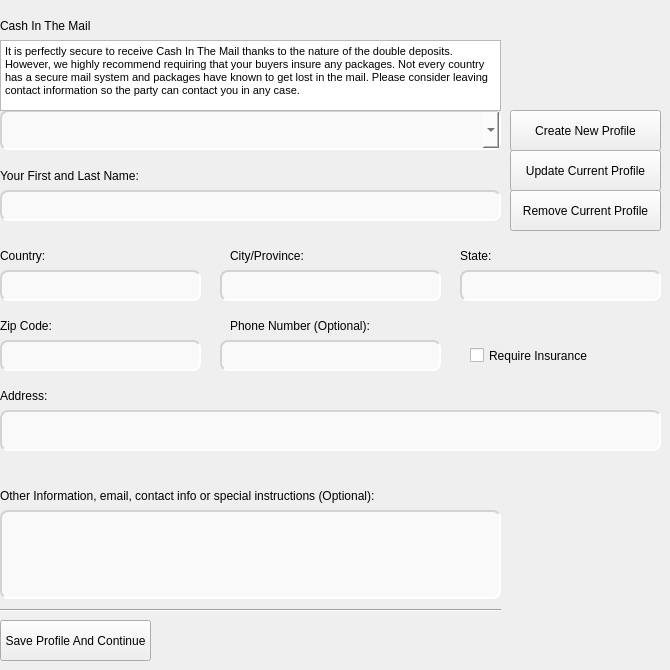
     <widget class="QWidget" name="page7">
      <widget class="QLabel" name="NameCashText">
       <property name="geometry">
        <rect>
         <x>0</x>
         <y>160</y>
         <width>361</width>
         <height>31</height>
        </rect>
       </property>
       <property name="styleSheet">
        <string notr="true">font: 12pt &quot;Arial&quot;;</string>
       </property>
       <property name="text">
        <string>Your First and Last Name:</string>
       </property>
      </widget>
      <widget class="QLabel" name="CountryCashText">
       <property name="geometry">
        <rect>
         <x>0</x>
         <y>240</y>
         <width>61</width>
         <height>31</height>
        </rect>
       </property>
       <property name="styleSheet">
        <string notr="true">font: 12pt &quot;Arial&quot;;</string>
       </property>
       <property name="text">
        <string>Country:</string>
       </property>
      </widget>
      <widget class="QLabel" name="CashMailText">
       <property name="geometry">
        <rect>
         <x>0</x>
         <y>0</y>
         <width>651</width>
         <height>51</height>
        </rect>
       </property>
       <property name="maximumSize">
        <size>
         <width>16777215</width>
         <height>75</height>
        </size>
       </property>
       <property name="styleSheet">
        <string notr="true">font: 22pt &quot;Arial&quot;;</string>
       </property>
       <property name="text">
        <string>Cash In The Mail</string>
       </property>
      </widget>
      <widget class="QLineEdit" name="NameCashBox">
       <property name="geometry">
        <rect>
         <x>0</x>
         <y>190</y>
         <width>501</width>
         <height>31</height>
        </rect>
       </property>
       <property name="styleSheet">
        <string notr="true">font: 14pt &quot;Arial&quot;;
color: #24282C;
background-color:rgba(251, 251, 251, 80%);
border-radius: 8px;
     border-style: inset;
border-width: 2px;
border-color: lightgrey;
</string>
       </property>
       <property name="text">
        <string/>
       </property>
      </widget>
      <widget class="QComboBox" name="CashMailSelect">
       <property name="geometry">
        <rect>
         <x>0</x>
         <y>110</y>
         <width>501</width>
         <height>40</height>
        </rect>
       </property>
       <property name="minimumSize">
        <size>
         <width>0</width>
         <height>40</height>
        </size>
       </property>
       <property name="maximumSize">
        <size>
         <width>16777215</width>
         <height>40</height>
        </size>
       </property>
       <property name="cursor">
        <cursorShape>PointingHandCursor</cursorShape>
       </property>
       <property name="styleSheet">
        <string notr="true">font: 12pt &quot;Arial&quot;;
color: #24282C;
background-color:rgba(251, 251, 251, 80%);
border-radius: 8px;
     border-style: inset;
border-width: 2px;
border-color: lightgrey;</string>
       </property>
      </widget>
      <widget class="QPushButton" name="Remove6">
       <property name="geometry">
        <rect>
         <x>510</x>
         <y>190</y>
         <width>151</width>
         <height>41</height>
        </rect>
       </property>
       <property name="text">
        <string>Remove Current Profile</string>
       </property>
      </widget>
      <widget class="QPushButton" name="Save6">
       <property name="geometry">
        <rect>
         <x>0</x>
         <y>620</y>
         <width>151</width>
         <height>41</height>
        </rect>
       </property>
       <property name="text">
        <string>Save Profile And Continue</string>
       </property>
      </widget>
      <widget class="QLineEdit" name="CityCashBox">
       <property name="geometry">
        <rect>
         <x>220</x>
         <y>270</y>
         <width>221</width>
         <height>31</height>
        </rect>
       </property>
       <property name="styleSheet">
        <string notr="true">font: 14pt &quot;Arial&quot;;
color: #24282C;
background-color:rgba(251, 251, 251, 80%);
border-radius: 8px;
     border-style: inset;
border-width: 2px;
border-color: lightgrey;
</string>
       </property>
       <property name="text">
        <string/>
       </property>
      </widget>
      <widget class="QLabel" name="OtherInfoCash">
       <property name="geometry">
        <rect>
         <x>0</x>
         <y>480</y>
         <width>501</width>
         <height>31</height>
        </rect>
       </property>
       <property name="styleSheet">
        <string notr="true">font: 12pt &quot;Arial&quot;;</string>
       </property>
       <property name="text">
        <string>Other Information, email, contact info or special instructions (Optional):</string>
       </property>
      </widget>
      <widget class="QLineEdit" name="StateCashBox">
       <property name="geometry">
        <rect>
         <x>460</x>
         <y>270</y>
         <width>201</width>
         <height>31</height>
        </rect>
       </property>
       <property name="styleSheet">
        <string notr="true">font: 14pt &quot;Arial&quot;;
color: #24282C;
background-color:rgba(251, 251, 251, 80%);
border-radius: 8px;
     border-style: inset;
border-width: 2px;
border-color: lightgrey;
</string>
       </property>
       <property name="text">
        <string/>
       </property>
      </widget>
      <widget class="QPushButton" name="Update6">
       <property name="geometry">
        <rect>
         <x>510</x>
         <y>150</y>
         <width>151</width>
         <height>41</height>
        </rect>
       </property>
       <property name="text">
        <string>Update Current Profile</string>
       </property>
      </widget>
      <widget class="QTextBrowser" name="CashMailBrowser">
       <property name="geometry">
        <rect>
         <x>0</x>
         <y>40</y>
         <width>501</width>
         <height>71</height>
        </rect>
       </property>
       <property name="html">
        <string>&lt;!DOCTYPE HTML PUBLIC &quot;-//W3C//DTD HTML 4.0//EN&quot; &quot;http://www.w3.org/TR/REC-html40/strict.dtd&quot;&gt;
&lt;html&gt;&lt;head&gt;&lt;meta name=&quot;qrichtext&quot; content=&quot;1&quot; /&gt;&lt;style type=&quot;text/css&quot;&gt;
p, li { white-space: pre-wrap; }
&lt;/style&gt;&lt;/head&gt;&lt;body style=&quot; font-family:'MS Shell Dlg 2'; font-size:8.25pt; font-weight:400; font-style:normal;&quot;&gt;
&lt;p style=&quot; margin-top:0px; margin-bottom:0px; margin-left:0px; margin-right:0px; -qt-block-indent:0; text-indent:0px;&quot;&gt;&lt;span style=&quot; font-size:8pt;&quot;&gt;It is perfectly secure to receive Cash In The Mail thanks to the nature of the double deposits. However, we highly recommend requiring that your buyers insure any packages. Not every country has a secure mail system and packages have known to get lost in the mail. Please consider leaving contact information so the party can contact you in any case.&lt;/span&gt;&lt;/p&gt;&lt;/body&gt;&lt;/html&gt;</string>
       </property>
      </widget>
      <widget class="QLineEdit" name="CountryCashBox">
       <property name="geometry">
        <rect>
         <x>0</x>
         <y>270</y>
         <width>201</width>
         <height>31</height>
        </rect>
       </property>
       <property name="styleSheet">
        <string notr="true">font: 14pt &quot;Arial&quot;;
color: #24282C;
background-color:rgba(251, 251, 251, 80%);
border-radius: 8px;
     border-style: inset;
border-width: 2px;
border-color: lightgrey;
</string>
       </property>
       <property name="text">
        <string/>
       </property>
      </widget>
      <widget class="QLabel" name="PhoneCashText">
       <property name="geometry">
        <rect>
         <x>230</x>
         <y>310</y>
         <width>261</width>
         <height>31</height>
        </rect>
       </property>
       <property name="styleSheet">
        <string notr="true">font: 12pt &quot;Arial&quot;;</string>
       </property>
       <property name="text">
        <string>Phone Number (Optional):</string>
       </property>
      </widget>
      <widget class="QCheckBox" name="InsuranceCheckCash">
       <property name="geometry">
        <rect>
         <x>470</x>
         <y>340</y>
         <width>191</width>
         <height>31</height>
        </rect>
       </property>
       <property name="styleSheet">
        <string notr="true">font: 12pt &quot;Arial&quot;;</string>
       </property>
       <property name="text">
        <string>Require Insurance</string>
       </property>
      </widget>
      <widget class="QTextEdit" name="OtherInfoCashBox">
       <property name="geometry">
        <rect>
         <x>0</x>
         <y>510</y>
         <width>501</width>
         <height>89</height>
        </rect>
       </property>
       <property name="sizePolicy">
        <sizepolicy hsizetype="Expanding" vsizetype="Expanding">
         <horstretch>1</horstretch>
         <verstretch>1</verstretch>
        </sizepolicy>
       </property>
       <property name="minimumSize">
        <size>
         <width>0</width>
         <height>89</height>
        </size>
       </property>
       <property name="maximumSize">
        <size>
         <width>16777215</width>
         <height>90</height>
        </size>
       </property>
       <property name="styleSheet">
        <string notr="true">font: 14pt &quot;Arial&quot;;
color: #24282C;
background-color:rgba(251, 251, 251, 80%);
border-radius: 8px;
     border-style: inset;
border-width: 2px;
border-color: lightgrey;</string>
       </property>
      </widget>
      <widget class="QLabel" name="CityCashText">
       <property name="geometry">
        <rect>
         <x>230</x>
         <y>240</y>
         <width>101</width>
         <height>31</height>
        </rect>
       </property>
       <property name="styleSheet">
        <string notr="true">font: 12pt &quot;Arial&quot;;</string>
       </property>
       <property name="text">
        <string>City/Province:</string>
       </property>
      </widget>
      <widget class="QPushButton" name="Create6">
       <property name="geometry">
        <rect>
         <x>510</x>
         <y>110</y>
         <width>151</width>
         <height>41</height>
        </rect>
       </property>
       <property name="text">
        <string>Create New Profile</string>
       </property>
      </widget>
      <widget class="Line" name="line_13">
       <property name="geometry">
        <rect>
         <x>0</x>
         <y>600</y>
         <width>501</width>
         <height>20</height>
        </rect>
       </property>
       <property name="orientation">
        <enum>Qt::Horizontal</enum>
       </property>
      </widget>
      <widget class="QLabel" name="StateCashText">
       <property name="geometry">
        <rect>
         <x>460</x>
         <y>240</y>
         <width>41</width>
         <height>31</height>
        </rect>
       </property>
       <property name="styleSheet">
        <string notr="true">font: 12pt &quot;Arial&quot;;</string>
       </property>
       <property name="text">
        <string>State:</string>
       </property>
      </widget>
      <widget class="QLabel" name="AddressTextCash">
       <property name="geometry">
        <rect>
         <x>0</x>
         <y>380</y>
         <width>71</width>
         <height>31</height>
        </rect>
       </property>
       <property name="styleSheet">
        <string notr="true">font: 12pt &quot;Arial&quot;;</string>
       </property>
       <property name="text">
        <string>Address:</string>
       </property>
      </widget>
      <widget class="QTextEdit" name="AddressCashBox">
       <property name="geometry">
        <rect>
         <x>0</x>
         <y>410</y>
         <width>661</width>
         <height>41</height>
        </rect>
       </property>
       <property name="sizePolicy">
        <sizepolicy hsizetype="Expanding" vsizetype="Expanding">
         <horstretch>1</horstretch>
         <verstretch>1</verstretch>
        </sizepolicy>
       </property>
       <property name="minimumSize">
        <size>
         <width>100</width>
         <height>30</height>
        </size>
       </property>
       <property name="maximumSize">
        <size>
         <width>16777215</width>
         <height>45</height>
        </size>
       </property>
       <property name="styleSheet">
        <string notr="true">font: 14pt &quot;Arial&quot;;
color: #24282C;
background-color:rgba(251, 251, 251, 80%);
border-radius: 8px;
     border-style: inset;
border-width: 2px;
border-color: lightgrey;</string>
       </property>
      </widget>
      <widget class="QLineEdit" name="ZipCashBox">
       <property name="geometry">
        <rect>
         <x>0</x>
         <y>340</y>
         <width>201</width>
         <height>31</height>
        </rect>
       </property>
       <property name="styleSheet">
        <string notr="true">font: 14pt &quot;Arial&quot;;
color: #24282C;
background-color:rgba(251, 251, 251, 80%);
border-radius: 8px;
     border-style: inset;
border-width: 2px;
border-color: lightgrey;
</string>
       </property>
       <property name="text">
        <string/>
       </property>
      </widget>
      <widget class="QLineEdit" name="PhoneCashBox">
       <property name="geometry">
        <rect>
         <x>220</x>
         <y>340</y>
         <width>221</width>
         <height>31</height>
        </rect>
       </property>
       <property name="styleSheet">
        <string notr="true">font: 14pt &quot;Arial&quot;;
color: #24282C;
background-color:rgba(251, 251, 251, 80%);
border-radius: 8px;
     border-style: inset;
border-width: 2px;
border-color: lightgrey;
</string>
       </property>
       <property name="text">
        <string/>
       </property>
      </widget>
      <widget class="QLabel" name="ZipCashText">
       <property name="geometry">
        <rect>
         <x>0</x>
         <y>310</y>
         <width>81</width>
         <height>31</height>
        </rect>
       </property>
       <property name="styleSheet">
        <string notr="true">font: 12pt &quot;Arial&quot;;</string>
       </property>
       <property name="text">
        <string>Zip Code:</string>
       </property>
      </widget>
     </widget>
